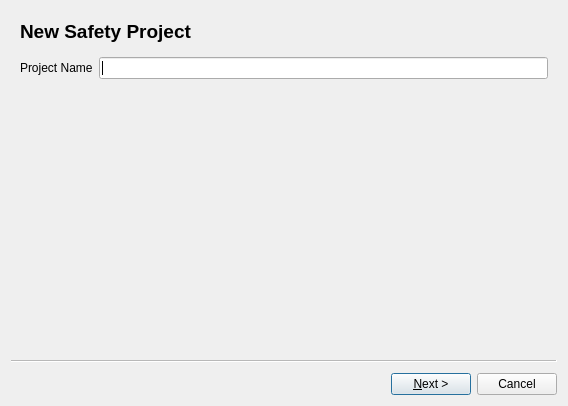
<?xml version="1.0" encoding="UTF-8"?>
<ui version="4.0">
 <class>create_new_project</class>
 <widget class="QWizard" name="create_new_project">
  <property name="windowModality">
   <enum>Qt::ApplicationModal</enum>
  </property>
  <property name="geometry">
   <rect>
    <x>0</x>
    <y>0</y>
    <width>568</width>
    <height>406</height>
   </rect>
  </property>
  <property name="windowTitle">
   <string>Create New Project</string>
  </property>
  <property name="autoFillBackground">
   <bool>false</bool>
  </property>
  <property name="modal">
   <bool>true</bool>
  </property>
  <property name="wizardStyle">
   <enum>QWizard::ClassicStyle</enum>
  </property>
  <property name="options">
   <set>QWizard::NoBackButtonOnLastPage|QWizard::NoBackButtonOnStartPage</set>
  </property>
  <widget class="QWizardPage" name="newp_p1">
   <layout class="QVBoxLayout" name="verticalLayout">
    <item>
     <widget class="QLabel" name="newp_p1_title">
      <property name="font">
       <font>
        <pointsize>14</pointsize>
        <weight>75</weight>
        <bold>true</bold>
       </font>
      </property>
      <property name="text">
       <string>New Safety Project</string>
      </property>
     </widget>
    </item>
    <item>
     <layout class="QFormLayout" name="newp_p1_layout">
      <property name="topMargin">
       <number>8</number>
      </property>
      <item row="0" column="0">
       <widget class="QLabel" name="newp_projectname_label">
        <property name="text">
         <string>Project Name</string>
        </property>
       </widget>
      </item>
      <item row="0" column="1">
       <widget class="QLineEdit" name="newp_projectname_input"/>
      </item>
     </layout>
    </item>
    <item>
     <widget class="QLabel" name="newp_ldir_label">
      <property name="font">
       <font>
        <weight>75</weight>
        <italic>true</italic>
        <bold>true</bold>
       </font>
      </property>
      <property name="text">
       <string/>
      </property>
     </widget>
    </item>
   </layout>
  </widget>
  <widget class="QWizardPage" name="newp_p2">
   <layout class="QVBoxLayout" name="verticalLayout_2">
    <item>
     <widget class="QLabel" name="newp_p2_add_video_title">
      <property name="font">
       <font>
        <pointsize>14</pointsize>
        <weight>75</weight>
        <bold>true</bold>
       </font>
      </property>
      <property name="text">
       <string>Add project video</string>
      </property>
     </widget>
    </item>
    <item>
     <widget class="QLabel" name="newp_p2_add_vido_description">
      <property name="text">
       <string>Browse and select a video file to analyze. Please also input the date and time when the video recording began</string>
      </property>
      <property name="wordWrap">
       <bool>true</bool>
      </property>
     </widget>
    </item>
    <item>
     <layout class="QFormLayout" name="newp_p2_video_layout">
      <property name="topMargin">
       <number>8</number>
      </property>
      <item row="0" column="0">
       <widget class="QLabel" name="newp_video_label">
        <property name="text">
         <string>Selected video</string>
        </property>
       </widget>
      </item>
      <item row="0" column="1">
       <layout class="QHBoxLayout" name="newp_p2_video_browse_layout">
        <item>
         <widget class="QLineEdit" name="newp_video_input"/>
        </item>
        <item>
         <widget class="QPushButton" name="newp_video_browse">
          <property name="text">
           <string>Browse...</string>
          </property>
         </widget>
        </item>
       </layout>
      </item>
      <item row="1" column="0">
       <widget class="QLabel" name="newp_video_start_time_label">
        <property name="text">
         <string>Recording start time</string>
        </property>
       </widget>
      </item>
      <item row="1" column="1">
       <widget class="QDateTimeEdit" name="newp_video_start_time_input"/>
      </item>
     </layout>
    </item>
    <item>
     <widget class="QLabel" name="newp_add_aerial_image_title">
      <property name="font">
       <font>
        <pointsize>14</pointsize>
        <weight>75</weight>
        <bold>true</bold>
       </font>
      </property>
      <property name="text">
       <string>Add aerial image</string>
      </property>
     </widget>
    </item>
    <item>
     <widget class="QLabel" name="newp_p2_add_aerial_image_description">
      <property name="text">
       <string>Browse and select an aerial image of the video's target. </string>
      </property>
      <property name="wordWrap">
       <bool>true</bool>
      </property>
     </widget>
    </item>
    <item>
     <layout class="QFormLayout" name="newp_p2_aerial_layout">
      <property name="fieldGrowthPolicy">
       <enum>QFormLayout::AllNonFixedFieldsGrow</enum>
      </property>
      <property name="topMargin">
       <number>8</number>
      </property>
      <item row="0" column="0">
       <widget class="QLabel" name="newp_aerial_image_label">
        <property name="text">
         <string>Aerial image</string>
        </property>
       </widget>
      </item>
      <item row="0" column="1">
       <layout class="QHBoxLayout" name="newp_p2_image_browse_layout">
        <item>
         <widget class="QLineEdit" name="newp_aerial_image_input"/>
        </item>
        <item>
         <widget class="QPushButton" name="newp_aerial_image_browse">
          <property name="text">
           <string>Browse...</string>
          </property>
         </widget>
        </item>
       </layout>
      </item>
     </layout>
    </item>
   </layout>
  </widget>
  <widget class="QWizardPage" name="newp_p3">
   <layout class="QVBoxLayout" name="verticalLayout_3">
    <item>
     <widget class="QLabel" name="newp_p2_add_video_title_2">
      <property name="font">
       <font>
        <pointsize>14</pointsize>
        <weight>75</weight>
        <bold>true</bold>
       </font>
      </property>
      <property name="text">
       <string>Creating new project</string>
      </property>
     </widget>
    </item>
    <item>
     <widget class="Line" name="line">
      <property name="orientation">
       <enum>Qt::Horizontal</enum>
      </property>
     </widget>
    </item>
    <item>
     <widget class="QPushButton" name="newp_start_creation">
      <property name="text">
       <string>Click to create project.</string>
      </property>
     </widget>
    </item>
    <item>
     <widget class="QProgressBar" name="newp_creation_progress">
      <property name="value">
       <number>0</number>
      </property>
     </widget>
    </item>
    <item>
     <widget class="QLabel" name="newp_creation_status">
      <property name="text">
       <string>Beginning project creation...</string>
      </property>
     </widget>
    </item>
   </layout>
  </widget>
 </widget>
 <resources/>
 <connections/>
</ui>
